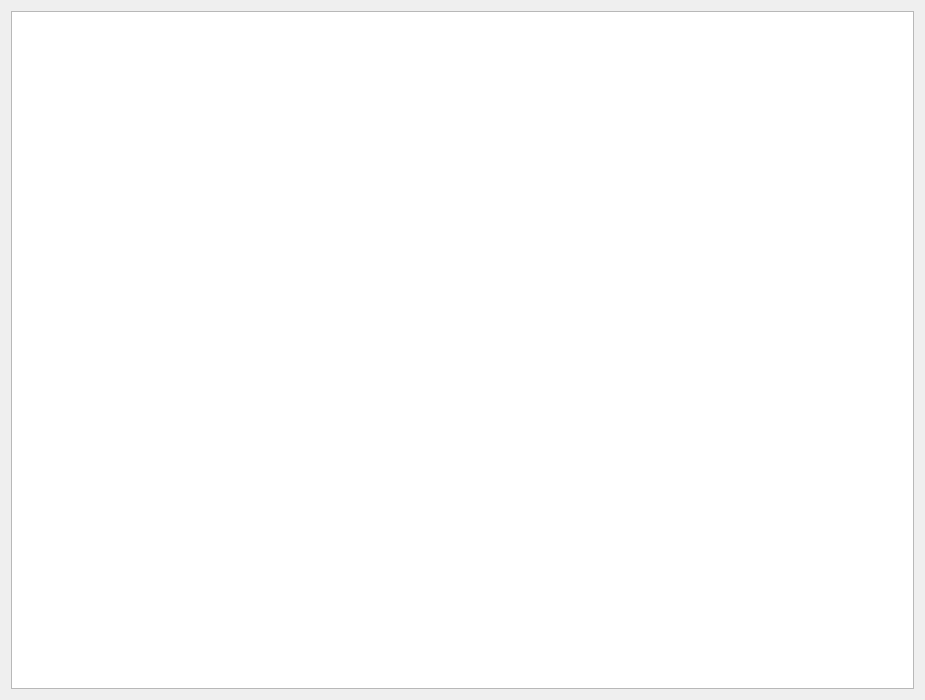
<?xml version="1.0" encoding="UTF-8"?>
<ui version="4.0">
 <class>MessageUI</class>
 <widget class="QWidget" name="MessageUI">
  <property name="geometry">
   <rect>
    <x>0</x>
    <y>0</y>
    <width>925</width>
    <height>700</height>
   </rect>
  </property>
  <property name="windowTitle">
   <string>Form</string>
  </property>
  <layout class="QGridLayout" name="gridLayout">
   <item row="0" column="0">
    <widget class="QListWidget" name="listWidget"/>
   </item>
  </layout>
 </widget>
 <resources/>
 <connections/>
</ui>
